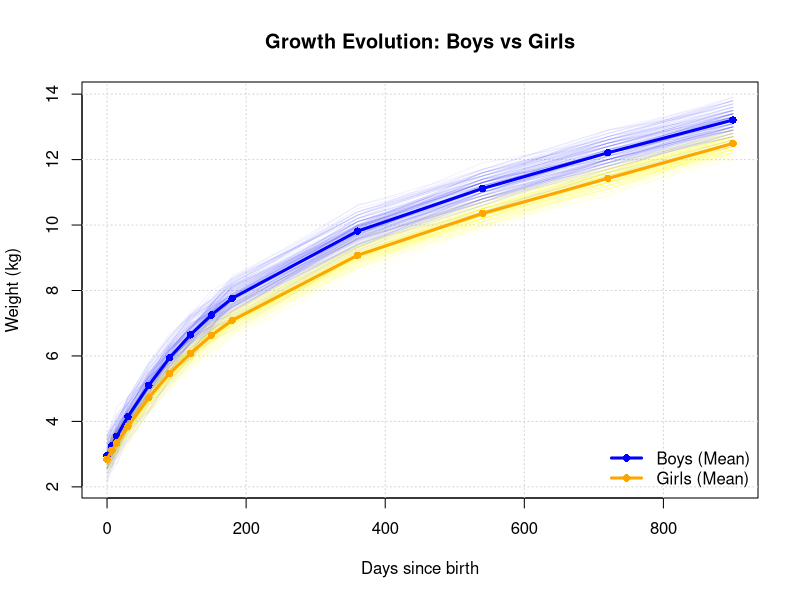
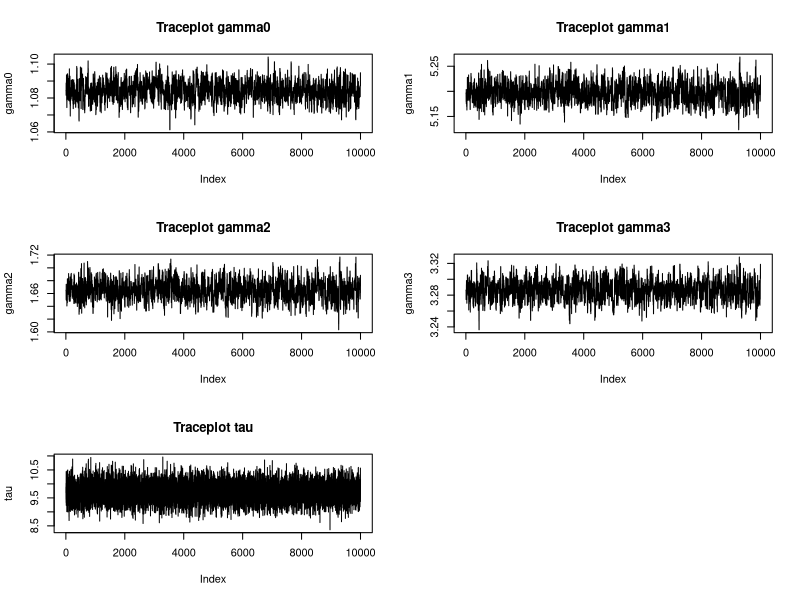
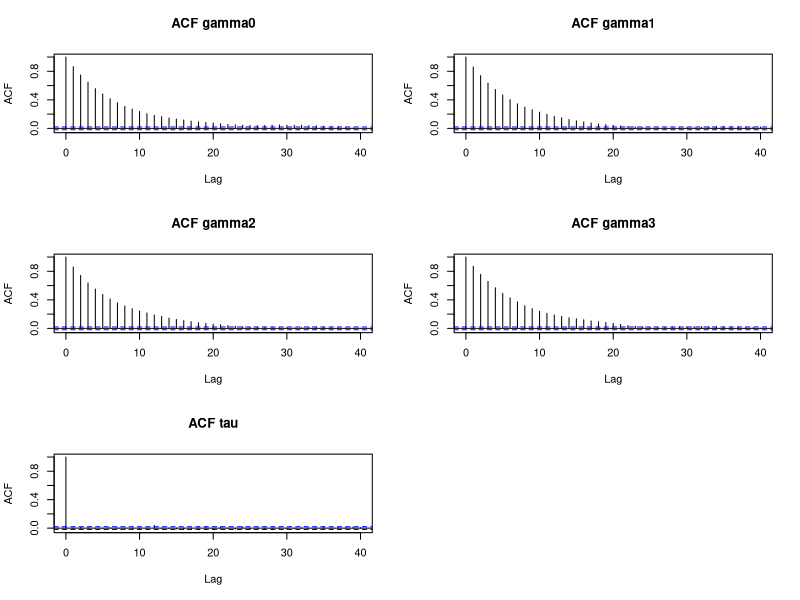

Recreate these plots in R, in order.
library(ggplot2)
library(tidyr)
library(dplyr)

#==========
#QUESTION 1
#==========
#observation times in days
t.obs <- c(0,7,14,30*(1:6),30*seq(12,30,by=6))

df <- read.table("Weight.txt", header = TRUE)
colnames(df) <- c("Boy", "0d", "7d", "14d", "1m", "2m", "3m", "4m", "5m", "6m", "12m", "18m", "24m", "30m")


mean_boys  <- colMeans(df[df[,1] == 1, 2:14])
mean_girls <- colMeans(df[df[,1] == 0, 2:14])

plot(t.obs, mean_boys, type = "n", 
     ylim = c(min(df[, 2:14]), max(df[, 2:14])),
     xlab = "Days since birth", 
     ylab = "Weight (kg)",
     main = "Growth Evolution: Boys vs Girls")

grid()

#Boys in Blue, Girls in orange
#individual observations
for(i in 1:nrow(df)) {
  lines(t.obs, df[i, 2:14], 
        col = ifelse(df[i,1] == 1, rgb(0,0,1,0.05), rgb(1,1,0,0.05))) 
}

lines(t.obs, mean_boys,  col = "blue",  lwd = 3, type = "o", pch = 16)
lines(t.obs, mean_girls, col = "orange", lwd = 3, type = "o", pch = 16)

legend("bottomright", 
       legend = c("Boys (Mean)", "Girls (Mean)"), 
       col = c("blue", "orange"), 
       lwd = 3, pch = 16, bty = "n")


#=========
#QUESTION 2
#==========


#QUESTION (d)

estimate_betas <- function(means, times) {
  b0 <- means[1] #Initial weight
  b1 <- (means[13] - means[11]) / (times[13] - times[11]) #Three last observations
  intercept_longterm <- means[13] - (b1 * times[13]) #beta0 + Beta2
  b2 <- intercept_longterm - b0
  v_initial <- (means[2] - means[1]) / (times[2] - times[1]) #First 7 days velocity
  b3 <- v_initial - b1 #See Taylor expansion of a)
  return(c(Beta0 = b0, Beta1 = b1, Beta2 = b2, Beta3 = b3))
}

cat("Rough Estimates for Boys:\n")
print(estimate_betas(mean_boys, t.obs))

cat("\nRough Estimates for Girls:\n")
print(estimate_betas(mean_girls, t.obs))


#QUESTION (e)
is_boy <- df[, 1] == 1
weights <- as.matrix(df[, 2:14])

#Apply range function at every age
range_boys  <- apply(weights[is_boy, ], 2, range)
range_girls <- apply(weights[!is_boy, ], 2, range)

#Estimate sigma by max-min at every age
sigmas_boys  <- (range_boys[2, ] - range_boys[1, ]) / 6
sigmas_girls <- (range_girls[2, ] - range_girls[1, ]) / 6

sigmas <- data.frame(
  Time = colnames(df)[2:14],
  Days = t.obs,
  Sigmas_Boys = sigmas_boys,
  Sigmas_Girls = sigmas_girls
)

print(sigmas)


#=========
#QUESTION 3
#==========


#QUESTION (b)

# Boys only
boys_data <- df[df$Boy == 1, 2:14]
Y_boys <- as.matrix(boys_data)

# Mean growth function
mu_function <- function(times, gamma) {
  
  gamma0 <- gamma[1]
  gamma1 <- gamma[2]
  gamma2 <- gamma[3]
  gamma3 <- gamma[4]
  
  beta0 <- exp(gamma0)
  beta1 <- exp(-gamma1)
  beta2 <- exp(gamma2)
  beta3 <- exp(-gamma3)
  
  mu <- beta0 +
    beta1 * times +
    beta2 * (1 - exp(-(beta3 / beta2) * times))
  
  return(mu)
}

# Log-posterior
logposterior <- function(theta, Y, times) {
  
  gamma <- theta[1:4]
  tau   <- theta[5]
  
  if (tau <= 0) {
    return(-Inf)
  }
  
  mu <- mu_function(times, gamma)
  
  RSS <- sum(
    (Y - matrix(mu,
                nrow = nrow(Y),
                ncol = length(mu),
                byrow = TRUE))^2
  )
  
  n <- nrow(Y)
  m <- ncol(Y)
  
  logpost <- (n * m / 2 - 1) * log(tau) -
    (tau / 2) * RSS
  
  return(logpost)
}


#QUESTION (c)

# Starting values from Question 2(d), for boys
beta0_init <- 2.950
beta1_init <- 0.0058
beta2_init <- 5.032
beta3_init <- 0.0370

# Rough estimate from Question 2(e)
sigma_init <- 0.25

# Transformation from beta to gamma
start <- c(
  log(beta0_init),
  -log(beta1_init),
  log(beta2_init),
  -log(beta3_init),
  1 / sigma_init^2
)

# Negative log-posterior
neglogpost <- function(theta) {
  return(-logposterior(theta, Y_boys, t.obs))
}

# Laplace approximation
fit <- nlm(
  f = neglogpost,
  p = start,
  hessian = TRUE
)

theta_hat <- fit$estimate
H <- fit$hessian

Sigma_theta <- solve(H)

cat("Posterior mode:\n")
print(theta_hat)

cat("\nCovariance matrix:\n")
print(Sigma_theta)


#=========
#QUESTION 4
#==========



#QUESTION (b)(i)

library(MASS)

set.seed(123)

M <- 10000

# Initial values from Question 3
gamma_current <- theta_hat[1:4]
tau_current   <- theta_hat[5]

# Covariance matrix for gamma from the Laplace approximation
Sigma_gamma <- Sigma_theta[1:4, 1:4]

# Tuning parameter
# Since the proposal is multivariate, we target an acceptance rate around 20%
c_tune <- 1

# Storage
gamma_chain <- matrix(NA, nrow = M, ncol = 4)
tau_chain   <- numeric(M)

colnames(gamma_chain) <- c("gamma0", "gamma1", "gamma2", "gamma3")

accept <- 0

# Function computing S(gamma)
compute_RSS <- function(gamma, Y, times) {
  
  mu <- mu_function(times, gamma)
  
  RSS <- sum(
    (Y - matrix(mu,
                nrow = nrow(Y),
                ncol = length(mu),
                byrow = TRUE))^2
  )
  
  return(RSS)
}

for (s in 1:M) {
  
  # -------------------------
  # Metropolis step for gamma
  # -------------------------
  
  gamma_proposal <- as.numeric(
    MASS::mvrnorm(
      n = 1,
      mu = gamma_current,
      Sigma = c_tune^2 * Sigma_gamma
    )
  )
  
  theta_current  <- c(gamma_current, tau_current)
  theta_proposal <- c(gamma_proposal, tau_current)
  
  log_alpha <- logposterior(theta_proposal, Y_boys, t.obs) -
    logposterior(theta_current, Y_boys, t.obs)
  
  if (log(runif(1)) < log_alpha) {
    gamma_current <- gamma_proposal
    accept <- accept + 1
  }
  
  # -------------------------
  # Gibbs step for tau
  # -------------------------
  
  RSS_current <- compute_RSS(gamma_current, Y_boys, t.obs)
  
  n <- nrow(Y_boys)
  m <- ncol(Y_boys)
  
  shape_tau <- n * m / 2
  rate_tau  <- RSS_current / 2
  
  tau_current <- rgamma(1, shape = shape_tau, rate = rate_tau)
  
  # Store values
  gamma_chain[s, ] <- gamma_current
  tau_chain[s] <- tau_current
}

acceptance_rate <- accept / M
acceptance_rate


#QUESTION (b)(ii)

par(mfrow = c(3, 2))

plot(gamma_chain[, 1], type = "l",
     main = "Traceplot gamma0", ylab = "gamma0")

plot(gamma_chain[, 2], type = "l",
     main = "Traceplot gamma1", ylab = "gamma1")

plot(gamma_chain[, 3], type = "l",
     main = "Traceplot gamma2", ylab = "gamma2")

plot(gamma_chain[, 4], type = "l",
     main = "Traceplot gamma3", ylab = "gamma3")

plot(tau_chain, type = "l",
     main = "Traceplot tau", ylab = "tau")


par(mfrow = c(3, 2))

acf(gamma_chain[, 1], main = "ACF gamma0")
acf(gamma_chain[, 2], main = "ACF gamma1")
acf(gamma_chain[, 3], main = "ACF gamma2")
acf(gamma_chain[, 4], main = "ACF gamma3")
acf(tau_chain, main = "ACF tau")


#QUESTION (b)(iii)

library(coda)

mcmc_chain <- mcmc(
  cbind(
    gamma_chain,
    tau = tau_chain
  )
)

effectiveSize(mcmc_chain)



#QUESTION (b)(iv)

beta0_chain <- exp(gamma_chain[, 1])
beta1_chain <- exp(-gamma_chain[, 2])
beta2_chain <- exp(gamma_chain[, 3])
beta3_chain <- exp(-gamma_chain[, 4])

sigma_chain <- 1 / sqrt(tau_chain)

posterior_summary <- function(x) {
  c(
    Mean = mean(x),
    Median = median(x),
    Q2.5 = quantile(x, 0.025),
    Q97.5 = quantile(x, 0.975)
  )
}

results <- rbind(
  beta0 = posterior_summary(beta0_chain),
  beta1 = posterior_summary(beta1_chain),
  beta2 = posterior_summary(beta2_chain),
  beta3 = posterior_summary(beta3_chain),
  sigma = posterior_summary(sigma_chain)
)

results
